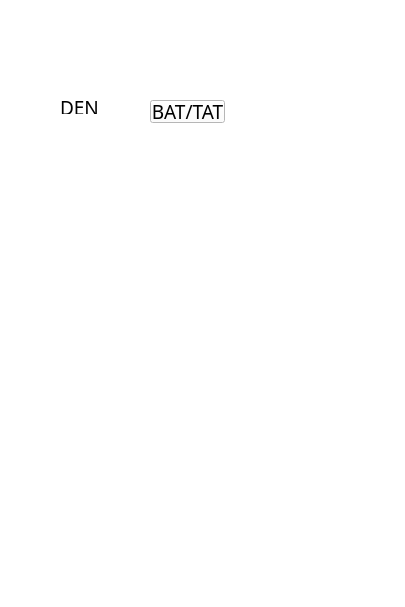
<?xml version="1.0" encoding="UTF-8"?>
<ui version="4.0">
 <class>Form</class>
 <widget class="QWidget" name="Form">
  <property name="geometry">
   <rect>
    <x>0</x>
    <y>0</y>
    <width>405</width>
    <height>607</height>
   </rect>
  </property>
  <property name="sizePolicy">
   <sizepolicy hsizetype="Fixed" vsizetype="Fixed">
    <horstretch>0</horstretch>
    <verstretch>0</verstretch>
   </sizepolicy>
  </property>
  <property name="font">
   <font>
    <family>Monaco</family>
    <pointsize>14</pointsize>
   </font>
  </property>
  <property name="windowTitle">
   <string>EP_lab4</string>
  </property>
  <property name="styleSheet">
   <string notr="true">background-color: rgb(255, 255, 255);</string>
  </property>
  <widget class="QPushButton" name="onOffBtn">
   <property name="geometry">
    <rect>
     <x>150</x>
     <y>100</y>
     <width>75</width>
     <height>23</height>
    </rect>
   </property>
   <property name="text">
    <string>BAT/TAT</string>
   </property>
  </widget>
  <widget class="QLabel" name="label">
   <property name="geometry">
    <rect>
     <x>60</x>
     <y>100</y>
     <width>47</width>
     <height>14</height>
    </rect>
   </property>
   <property name="text">
    <string>DEN</string>
   </property>
  </widget>
 </widget>
 <resources/>
 <connections/>
</ui>
